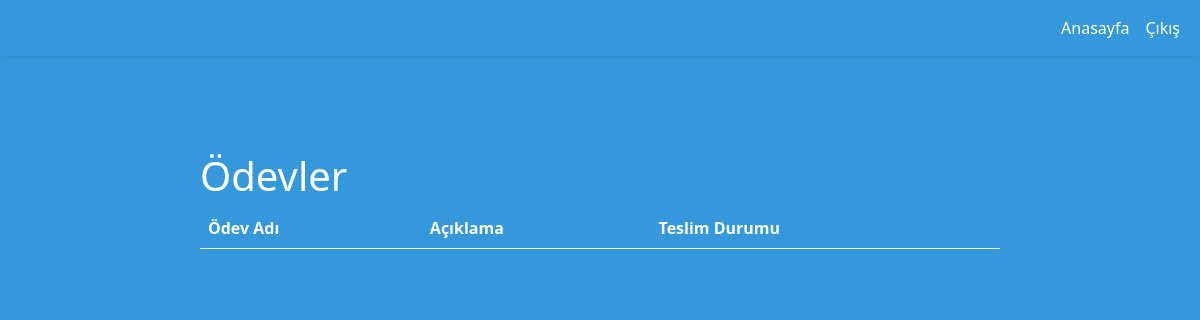
The page /studentroom/10 (signed in) on the database as committed earlier.
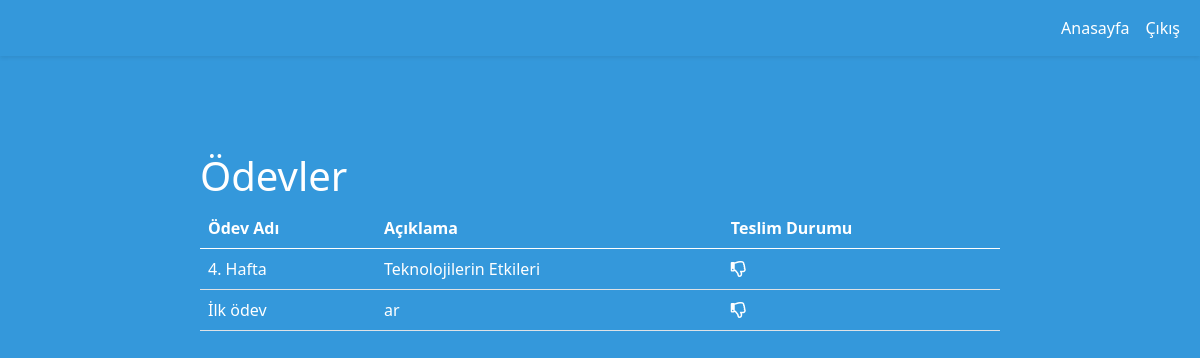
The same page on the database as committed later.
### models/model.py (models this page shows, shortened)
class assignments(db.Model):
    assignment_id = db.Column(db.Integer, primary_key=True)
    room_id = db.Column(db.Integer, db.ForeignKey(rooms.room_id), nullable=False)
    message = db.Column(db.String(255), nullable=False)
    name = db.Column(db.String(255), nullable=True)
    assignment_date = db.Column(db.DateTime, nullable=False, default=datetime.now())
    @classmethod
    def get_assignments(cls, room_id):
        assignments_of_room = assignments.query.filter_by(room_id=room_id).all()
        return assignments_of_room

### studentController.py (the view)
@studentController.route('/studentroom/<room_id>')
def studentroom(room_id):
    session.pop("bulunan_oda_ogrenci", None)
    session["bulunan_oda_ogrenci"] = room_id
    sinifin_odevleri=assignments.get_assignments(room_id)
    tablo = []
    for odev in sinifin_odevleri:
        ogrencinin_odevi = submitted_assignments.get_submitted_assignment_by_assignment_and_student(
            odev.assignment_id, session["student_id"])
        if ogrencinin_odevi != "Öğrenci ödevi teslim etmemiştir.":
            ogrencinin_odev_durumu = True
        else:
            ogrencinin_odev_durumu = False
        odev_dic = {"odevno": str(odev.assignment_id),
                    "teslim": str(ogrencinin_odev_durumu),
                    "odevadi":odev.name,
                    "odevmesaj":odev.message
                    }
        tablo.append(odev_dic)
    return render_template("studentView/studentroom.html", tablo=tablo)

### models/model.py (called while the page is built)
    @classmethod
    def get_submitted_assignment_by_assignment_and_student(cls, assignment_id, student_id):
        ogrencinin_odevi = submitted_assignments.query.filter_by(assignment_id=assignment_id,
                                                                 student_id=student_id).first()
        if ogrencinin_odevi:
            return ogrencinin_odevi
        else:
            return "Öğrenci ödevi teslim etmemiştir."

### templates/studentView/studentroom.html
{% extends "studentView/smain.html" %}
{% block content %}
<div class="column is-6 is-offset-3" style="margin:auto; margin-top:6rem; max-width:800px; ">
    <div class="fa-3x">
        <h1>Ödevler</h1>
    </div>
    <table class="table arkaplan yazi-beyaz">
        <thead>
        <tr>
            <th>Ödev Adı</th>
            <th>Açıklama</th>
            <th>Teslim Durumu</th>
        </tr>
        </thead>
        <tbody>
        {% for row in tablo %}
        <tr>
            <td>{{row['odevadi']}}</td>
            <td>{{row['odevmesaj']}}</td>
            {% if row['teslim']=="True" %}
                    <td class="is-clickable " onclick="window.location='{{ url_for('studentController.submit', assignment_id=row['odevno']) }}'"><i
                    class="far fa-thumbs-up"></i></td>
                {% else %}
                 <td class="is-clickable " onclick="window.location='{{ url_for('studentController.submit', assignment_id=row['odevno']) }}'"><i
                    class="far fa-thumbs-down"></i></td>
                {% endif %}
        </tr>
         {% endfor %}
        </tbody>
    </table>
</div>
{% endblock %}

### templates/studentView/smain.html (shortened to what this page needs)
<!DOCTYPE html>
<html>
<head>
    <link href="https://cdn.jsdelivr.net/npm/bootstrap@5.0.0-beta1/dist/css/bootstrap.min.css" rel="stylesheet"
>
    <link rel="stylesheet" href="https://cdnjs.cloudflare.com/ajax/libs/font-awesome/5.15.1/css/all.min.css">
</head>
<body>
<section>
    <nav class="navbar navbar-expand-lg navbar-dark shadow-sm bg-yesil">
        <div class="container-fluid">
            <div class="collapse navbar-collapse" id="navbarNav">
                <ul class="navbar-nav ms-auto ">
                    <li class="nav-item">
                        <a class="nav-link active" aria-current="page"
                           href="{{ url_for('studentController.student') }}">Anasayfa</a>
                    </li>
                    <li class="nav-item">
                        <a class="nav-link active" href="{{ url_for('studentController.slogout') }}">Çıkış</a>
                    </li>
                </ul>
            </div>
        </div>
    </nav>
    <div class="container">
        {% block content %}
        {% endblock %}
    </div>
</section>
</body>
</html>

### templates/studentView/smain.html (style rules this page uses)
body { color:white; padding-bottom: 40px; background-color: #3498DB; }
th, td { color: white; }
.bg-yesil { background-color: #3498DB; }
.yazi-beyaz { color:#FFFFF !important; }
.is-clickable { cursor: pointer; }

Rows that differ between the two databases and show on the page:
added assignments: odevadi "4. Hafta", odevmesaj "Teknolojilerin Etkileri"
added assignments: odevadi "İlk ödev", odevmesaj "ar"
